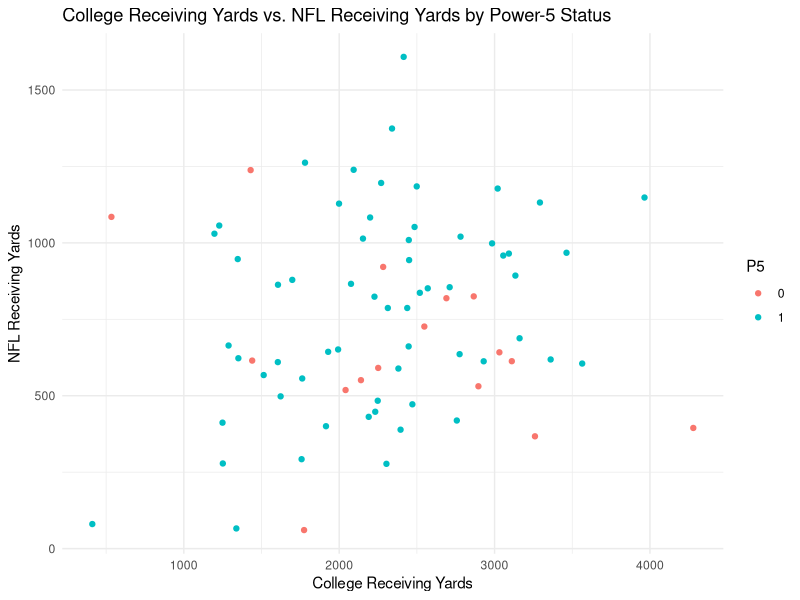
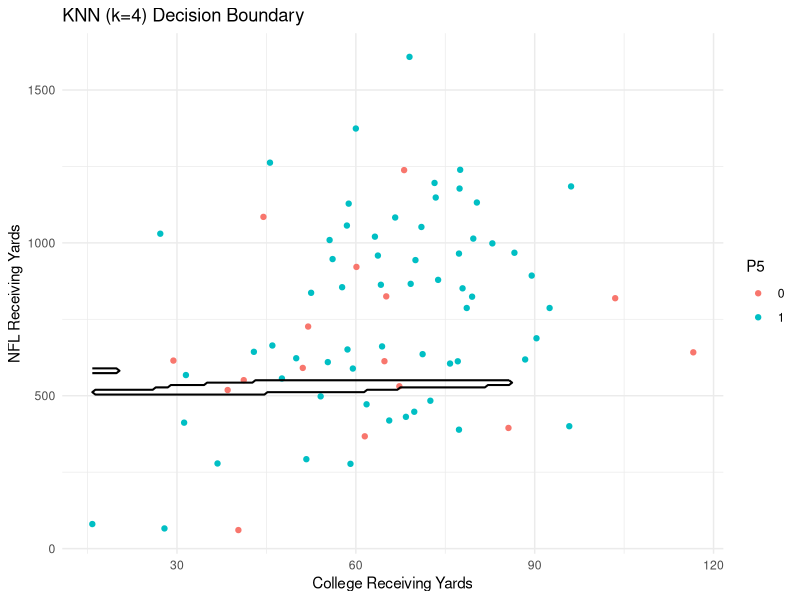
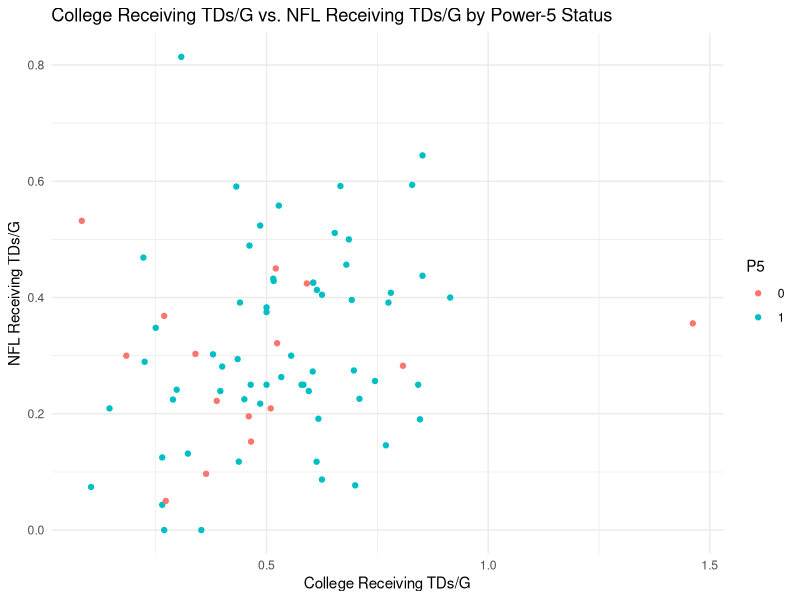
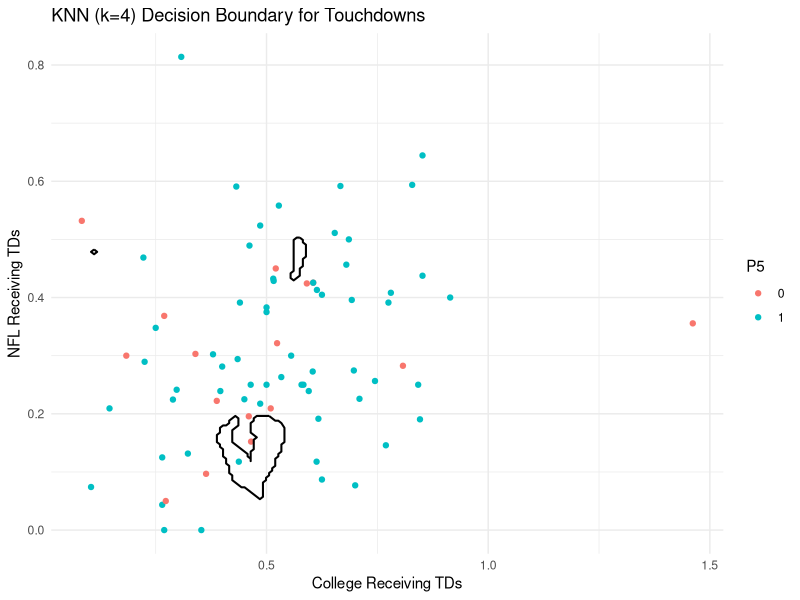
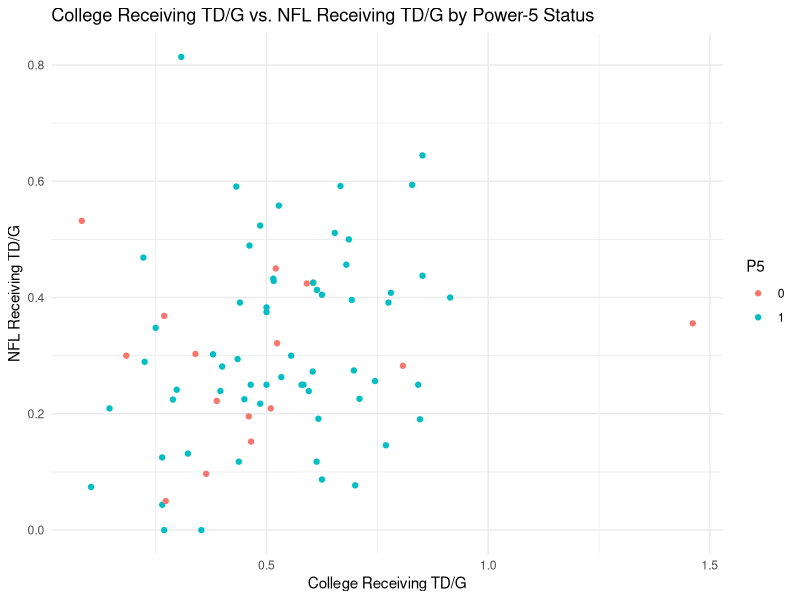
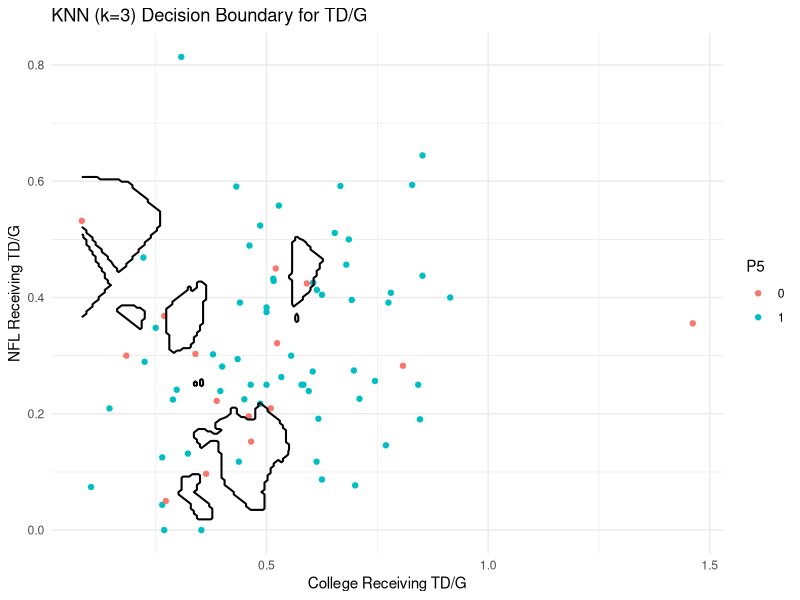
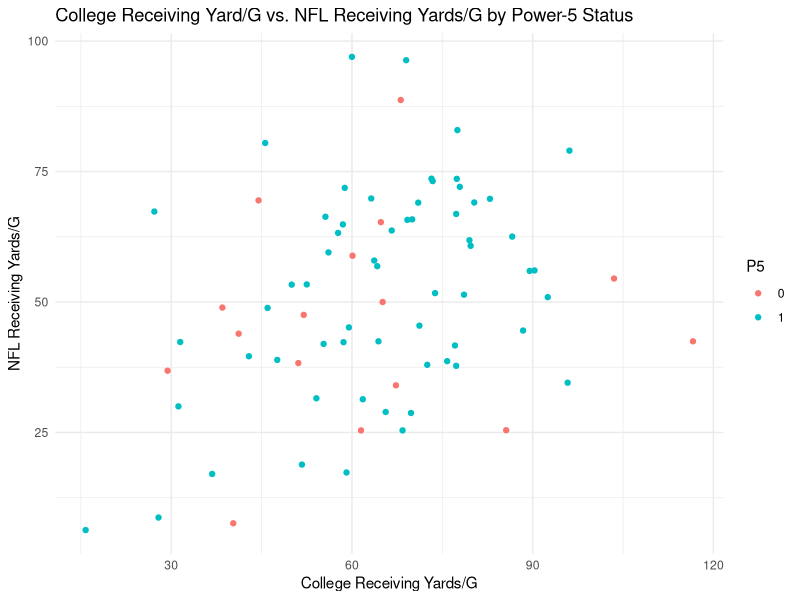
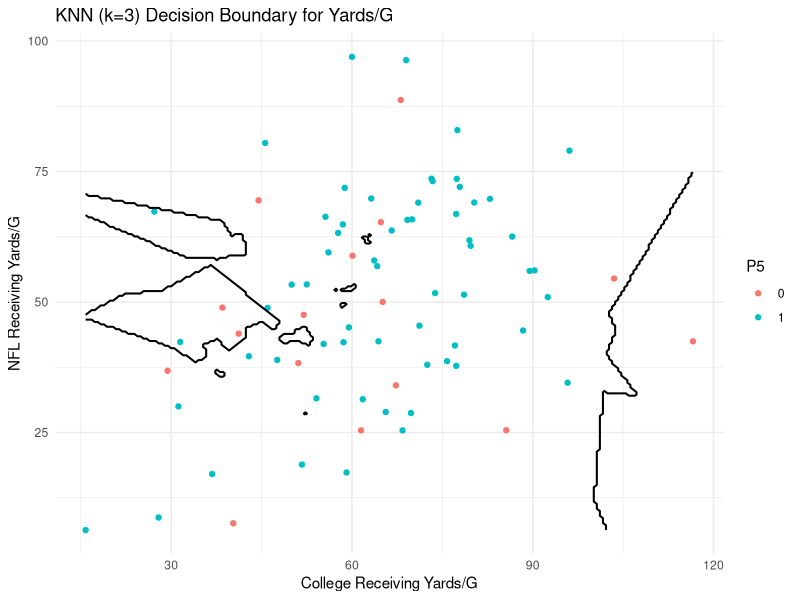

These figures' R source, in order:
## ---- chunk 1
library(tidyverse)
library(caret)
library(lmerTest)
library(readxl)
library(data.table)
library(class) 
college <- read_excel("College_WR_Data.xlsx", sheet = "Sheet1")
nfl= read_excel("NFL_WR_Data.xlsx", sheet = "NFL Data")
nfl_avg = read_excel("NFL_WR_Data.xlsx", sheet = "NFL Averages")

## ---- chunk 2
colnames(nfl) = c("Player", "Season", "Age", "Team", "Lg", "Pos", "G", "GS", "Tgt", "Rec", "Yds", "Y/R", "TD", "1D", "Succ%", "Lng", "R/G","Y/G", "Ctch%", "Y/Tgt", "Rushing Att", "Rushing Yds", "Rushing TD","Rushing 1D", "Rushing Succ%", "Rushing Lng", "Rushing Y/A", "Rushing Y/G", "Rushing A/G", "Touch", "Y/Tch", "YScm", "RRTD", "FMB", "AV",  "Awards" )

colnames(nfl_avg) = c("Player", "G", "GS", "Tgt", "Rec", "Yds", "Y/R", "TD", "1D", "Succ%", "Lng", "R/G","Y/G", "Ctch%", "Y/Tgt", "Rushing Att", "Rushing Yds", "Rushing TD","Rushing 1D", "Rushing Succ%", "Rushing Lng", "Rushing Y/A", "Rushing Y/G", "Rushing A/G", "Touch", "Y/Tch", "YScm", "RRTD", "FMB", "AV", "Awards" )

colnames(college) = c("Player", "Season", "Team", "Conf", "Class", "Pos", "G", "Rec", "Yds", "Y/R", "TD", "Y/G", "Rushing Att", "Rushing Yds", "Rushing Y/A", "Rushing TD", "Rushing Y/G", "Plays", "Scrimmage Yds", "Scrimmage Avg", "Scrimmage TD", "Awards", "P5")
## ---- chunk 3
nfl_avg[["Rec/G"]] <- nfl_avg[["Rec"]] / nfl_avg$G
nfl_avg[["TD/G"]] <- nfl_avg[["TD"]] / nfl_avg$G
nfl_avg[["YScm/G"]] <- nfl_avg[["YScm"]] / nfl_avg$G
## ---- chunk 4
college[["Rec/G"]] <- college[["Rec"]] / college$G
college[["TD/G"]] <- college[["TD"]] / college$G
college[["Scrimmage Yds/G"]] <- college[["Scrimmage Yds"]] / college$G
## ---- chunk 5
df <- data.frame(
  cYds     = as.numeric(college[["Yds"]]),
  nflYds = as.numeric(nfl_avg[["Yds"]]),
  P5          = as.factor(college[["P5"]])
)

ggplot(df, aes(x = cYds, 
               y = nflYds,
               color = P5)) +           # move color = P5 inside aes()
  geom_point() +
  labs(
    x     = "College Receiving Yards",
    y     = "NFL Receiving Yards",
    title = "College Receiving Yards vs. NFL Receiving Yards by Power-5 Status"
  ) +
  theme_minimal()
## ---- chunk 6
model1 <- lm(
  nfl_avg[["Yds"]] ~
    as.factor(college$P5) +
    college[["Y/G"]] +
    college[["Rec/G"]] +
    college[["TD/G"]] +
    college[["G"]]
)

summary(model1)
## ---- chunk 7
model1_v2 <- lm(
  nfl_avg[["Yds"]] ~
    college[["Y/G"]] +
    college[["Rec/G"]] +
    college[["TD/G"]] +
    college[["G"]]
)

summary(model1_v2)
## ---- chunk 8
anova(model1, model1_v2, test = "Chisq")
## ---- chunk 9

df <- data.frame(
  cYds     = as.numeric(college[["Y/G"]]),
  nflYds = as.numeric(nfl_avg[["Yds"]]),
  P5          = as.factor(college[["P5"]])
)

trainX <- df[, c("cYds", "nflYds")]
trainY <- df$P5
k      <- 4

# 2) Create a fine 2D grid
x_seq <- seq(min(df$cYds, na.rm = TRUE), max(df$cYds, na.rm = TRUE), length = 200)
y_seq <- seq(min(df$nflYds, na.rm = TRUE), max(df$nflYds, na.rm = TRUE), length = 200)

grid_df <- expand.grid(
  cYds   = x_seq,
  nflYds = y_seq
)

# 3) Run KNN with prob=TRUE on the grid
knn_pred <- knn(
  train = trainX,
  test  = grid_df,
  cl    = trainY,
  k     = k,
  prob  = TRUE
)

# 4) Extract probabilities for the 2nd level of factor (usually P5 == 1)
grid_df$prob <- ifelse(
  knn_pred == levels(trainY)[2],
  attr(knn_pred, "prob"),
  1 - attr(knn_pred, "prob")
)

# 5) Plot points and decision boundary
ggplot(df, aes(x = cYds, y = nflYds, color = P5)) +
  geom_point() +
  geom_contour(
    data = grid_df,
    aes(x = cYds, y = nflYds, z = prob),
    breaks = 0.5,
    color = "black",
    linewidth = 0.7
  ) +
  labs(
    x = "College Receiving Yards",
    y = "NFL Receiving Yards",
    title = paste0("KNN (k=", k, ") Decision Boundary")
  ) +
  theme_minimal()
## ---- chunk 10
df <- data.frame(
  cTD_per_game     = as.numeric(college[["TD/G"]]),
  nflTD_per_game = as.numeric(nfl_avg[["TD/G"]]),
  P5          = as.factor(college[["P5"]])
)

ggplot(df, aes(x = cTD_per_game, 
               y = nflTD_per_game,
               color = P5)) +           # move color = P5 inside aes()
  geom_point() +
  labs(
    x     = "College Receiving TDs/G",
    y     = "NFL Receiving TDs/G",
    title = "College Receiving TDs/G vs. NFL Receiving TDs/G by Power-5 Status"
  ) +
  theme_minimal()
## ---- chunk 11
model2 <- lm(
  nfl_avg[["TD/G"]] ~
    as.factor(college$P5) +
    college[["Y/G"]] +
    college[["Rec/G"]] +
    college[["TD/G"]] +
    college[["G"]]
)

summary(model2)
## ---- chunk 12
model2_v2 <- lm(
  nfl_avg[["TD/G"]] ~
    college[["Y/G"]] +
    college[["Rec/G"]] +
    college[["TD/G"]] +
    college[["G"]]
)

summary(model2_v2)
## ---- chunk 13
anova(model2, model2_v2, test = "Chisq")
## ---- chunk 14
df <- data.frame(
  cTD    = as.numeric(college[["TD/G"]]),
  nflTD  = as.numeric(nfl_avg[["TD/G"]]),
  P5     = as.factor(college[["P5"]])
)

# 2) Clean training data
trainX <- df[, c("cTD", "nflTD")]
trainY <- df$P5
k      <- 4

# 3) Create a fine 2D grid
x_seq <- seq(min(df$cTD, na.rm = TRUE), max(df$cTD, na.rm = TRUE), length = 200)
y_seq <- seq(min(df$nflTD, na.rm = TRUE), max(df$nflTD, na.rm = TRUE), length = 200)

grid_df <- expand.grid(
  cTD   = x_seq,
  nflTD = y_seq
)

# 4) Run KNN on the grid
knn_pred <- knn(
  train = trainX,
  test  = grid_df,
  cl    = trainY,
  k     = k,
  prob  = TRUE
)

# 5) Extract class probabilities for P5 == 1 (or second level of the factor)
grid_df$prob <- ifelse(
  knn_pred == levels(trainY)[2],
  attr(knn_pred, "prob"),
  1 - attr(knn_pred, "prob")
)

# 6) Plot the data with the decision boundary
ggplot(df, aes(x = cTD, y = nflTD, color = P5)) +
  geom_point() +
  geom_contour(
    data = grid_df,
    aes(x = cTD, y = nflTD, z = prob),
    breaks = 0.5,
    color = "black",
    linewidth = 0.7
  ) +
  labs(
    x = "College Receiving TDs",
    y = "NFL Receiving TDs",
    title = paste0("KNN (k=", k, ") Decision Boundary for Touchdowns")
  ) +
  theme_minimal()
## ---- chunk 15
df <- data.frame(
  cTD_G     = as.numeric(college[["TD/G"]]),
  nflTD_G = as.numeric(nfl_avg[["TD/G"]]),
  P5          = as.factor(college[["P5"]])
)

ggplot(df, aes(x = cTD_G, 
               y = nflTD_G,
               color = P5)) +           # move color = P5 inside aes()
  geom_point() +
  labs(
    x     = "College Receiving TD/G",
    y     = "NFL Receiving TD/G",
    title = "College Receiving TD/G vs. NFL Receiving TD/G by Power-5 Status"
  ) +
  theme_minimal()
## ---- chunk 16
model3 <- glm(
  (nfl_avg[["TD/G"]]) ~
     as.factor(college$P5) +
    college[["Y/G"]] +
    college[["Rec/G"]] +
    college[["TD/G"]] +
    college[["G"]]
)

summary(model3)
## ---- chunk 17
model3_v2 <- glm(
  (nfl_avg[["TD/G"]]) ~
    college[["Y/G"]] +
    college[["Rec/G"]] +
    college[["TD/G"]] +
    college[["G"]]
)

summary(model3_v2)
## ---- chunk 18
anova(model3, model3_v2, test = "Chisq")
## ---- chunk 19
df <- data.frame(
  cTD_G   = with(college, ifelse(G > 0, TD / G, NA)),
  nflTD_G = with(nfl_avg, ifelse(G > 0, TD / G, NA)),
  P5      = as.factor(college[["P5"]])
)

# Remove rows with missing values
df <- na.omit(df)

# 2) Training data
trainX <- df[, c("cTD_G", "nflTD_G")]
trainY <- df$P5
k      <- 3

# 3) Create grid
x_seq <- seq(min(df$cTD_G), max(df$cTD_G), length.out = 200)
y_seq <- seq(min(df$nflTD_G), max(df$nflTD_G), length.out = 200)

grid_df <- expand.grid(
  cTD_G   = x_seq,
  nflTD_G = y_seq
)

# 4) Run KNN
knn_pred <- knn(
  train = trainX,
  test  = grid_df,
  cl    = trainY,
  k     = k,
  prob  = TRUE
)

# 5) Extract probability of being P5 == levels(trainY)[2]
grid_df$prob <- ifelse(
  knn_pred == levels(trainY)[2],
  attr(knn_pred, "prob"),
  1 - attr(knn_pred, "prob")
)

# 6) Plot with decision boundary
ggplot(df, aes(x = cTD_G, y = nflTD_G, color = P5)) +
  geom_point() +
  geom_contour(
    data = grid_df,
    aes(x = cTD_G, y = nflTD_G, z = prob),
    breaks = 0.5,
    color = "black",
    linewidth = 0.7
  ) +
  labs(
    x = "College Receiving TD/G",
    y = "NFL Receiving TD/G",
    title = paste0("KNN (k=", k, ") Decision Boundary for TD/G")
  ) +
  theme_minimal()
## ---- chunk 20
df <- data.frame(
  cRec     = as.numeric(college[["Y/G"]]),
  nflRec = as.numeric(nfl_avg[["Y/G"]]),
  P5          = as.factor(college[["P5"]])
)

ggplot(df, aes(x = cRec, 
               y = nflRec,
               color = P5)) +           # move color = P5 inside aes()
  geom_point() +
  labs(
    x     = "College Receiving Yards/G",
    y     = "NFL Receiving Yards/G",
    title = "College Receiving Yard/G vs. NFL Receiving Yards/G by Power-5 Status"
  ) +
  theme_minimal()
## ---- chunk 21
model4 <- glm(
  nfl_avg[["Y/G"]] ~
    as.factor(college$P5) +
    college[["Y/G"]] +
    college[["Rec/G"]] +
    college[["TD/G"]] +
    college[["G"]]
)

summary(model4)
## ---- chunk 22
model4_v2 <- glm(
  nfl_avg[["Y/G"]] ~
    college[["Y/G"]] +
    college[["Rec/G"]] +
    college[["TD/G"]] +
    college[["G"]]
)

summary(model4_v2)
## ---- chunk 23
anova(model4, model4_v2, test = "Chisq")
## ---- chunk 24
df <- data.frame(
  cRec   = as.numeric(college[["Y/G"]]),
  nflRec = as.numeric(nfl_avg[["Y/G"]]),
  P5     = as.factor(college[["P5"]])
)

# 2) Remove rows with NA values (important for KNN)
df <- na.omit(df)

# 3) Prepare training data
trainX <- df[, c("cRec", "nflRec")]
trainY <- df$P5
k <- 3  # You can adjust this to test different neighborhood sizes

# 4) Create a grid over the predictor space
x_seq <- seq(min(df$cRec), max(df$cRec), length.out = 200)
y_seq <- seq(min(df$nflRec), max(df$nflRec), length.out = 200)

grid_df <- expand.grid(
  cRec   = x_seq,
  nflRec = y_seq
)

# 5) Run KNN
knn_pred <- knn(
  train = trainX,
  test  = grid_df,
  cl    = trainY,
  k     = k,
  prob  = TRUE
)

# 6) Extract probability of being P5 == levels(trainY)[2]
grid_df$prob <- ifelse(
  knn_pred == levels(trainY)[2],
  attr(knn_pred, "prob"),
  1 - attr(knn_pred, "prob")
)

# 7) Plot the original data + KNN decision boundary
ggplot(df, aes(x = cRec, y = nflRec, color = P5)) +
  geom_point() +
  geom_contour(
    data = grid_df,
    aes(x = cRec, y = nflRec, z = prob),
    breaks = 0.5,
    color = "black",
    linewidth = 0.7
  ) +
  labs(
    x = "College Receiving Yards/G",
    y = "NFL Receiving Yards/G",
    title = paste0("KNN (k=", k, ") Decision Boundary for Yards/G")
  ) +
  theme_minimal()
## ---- chunk 25
df <- data.frame(
  cRec     = as.numeric(college[["Rec/G"]]),
  nflRec = as.numeric(nfl_avg[["Rec/G"]]),
  P5          = as.factor(college[["P5"]])
)

ggplot(df, aes(x = cRec, 
               y = nflRec,
               color = P5)) +           # move color = P5 inside aes()
  geom_point() +
  labs(
    x     = "College Receiving Receptions",
    y     = "NFL Receiving Receptions",
    title = "College Receiving Receptions vs. NFL Receiving Receptions by Power-5 Status"
  ) +
  theme_minimal()
## ---- chunk 26
model5 <- lm(
  nfl_avg[["Rec/G"]] ~
    as.factor(college$P5) +
    college[["Y/G"]] +
    college[["Rec/G"]] +
    college[["TD/G"]] +
    college[["G"]]
)

summary(model5)
## ---- chunk 27
model5_v2 <- lm(
  nfl_avg[["Rec/G"]] ~
    college[["Y/G"]] +
    college[["Rec/G"]] +
    college[["TD/G"]] +
    college[["G"]]
)

summary(model5_v2)
## ---- chunk 28
anova(model5, model5_v2, test = "Chisq")
## ---- chunk 29
df <- data.frame(
  cRec   = as.numeric(college[["Rec"]]),
  nflRec = as.numeric(nfl_avg[["Rec"]]),
  P5     = as.factor(college[["P5"]])
)

# 2) Remove missing data
df <- na.omit(df)

# 3) Set up training data
trainX <- df[, c("cRec", "nflRec")]
trainY <- df$P5
k <- 3  # You can experiment with other values

# 4) Create a fine grid for the predictor space
x_seq <- seq(min(df$cRec), max(df$cRec), length.out = 200)
y_seq <- seq(min(df$nflRec), max(df$nflRec), length.out = 200)

grid_df <- expand.grid(
  cRec   = x_seq,
  nflRec = y_seq
)

# 5) Run KNN
knn_pred <- knn(
  train = trainX,
  test  = grid_df,
  cl    = trainY,
  k     = k,
  prob  = TRUE
)

# 6) Extract probability for class P5 == levels(trainY)[2]
grid_df$prob <- ifelse(
  knn_pred == levels(trainY)[2],
  attr(knn_pred, "prob"),
  1 - attr(knn_pred, "prob")
)

# 7) Plot with KNN decision boundary
ggplot(df, aes(x = cRec, y = nflRec, color = P5)) +
  geom_point() +
  geom_contour(
    data = grid_df,
    aes(x = cRec, y = nflRec, z = prob),
    breaks = 0.5,
    color = "black",
    linewidth = 0.7
  ) +
  labs(
    x = "College Receiving Receptions",
    y = "NFL Receiving Receptions",
    title = paste0("KNN (k=", k, ") Decision Boundary for Receptions")
  ) +
  theme_minimal()
## ---- chunk 30
df <- data.frame(
  cRec_G     = as.numeric(college[["Rec"]]/college[["G"]]),
  nflRec_G = as.numeric(nfl_avg[["Rec"]]/nfl_avg[["GS"]]),
  P5          = as.factor(college[["P5"]])
)

ggplot(df, aes(x = cRec_G, 
               y = nflRec_G,
               color = P5)) +           # move color = P5 inside aes()
  geom_point() +
  labs(
    x     = "College Receiving Receptions",
    y     = "NFL Receiving Receptions",
    title = "College Receiving Receptions/G vs. NFL Receiving Receptions/G by Power-5 Status"
  ) +
  theme_minimal()
## ---- chunk 31
model6 <- lm(
  (nfl_avg[["Rec"]]/nfl_avg[["GS"]]) ~
    as.factor(college$P5) +
    college[["Yds"]] +
    college[["Rec"]] +
    college[["TD"]] +
    college[["G"]]
)

summary(model6)
## ---- chunk 32
model6_v2 <- lm(
  (nfl_avg[["Rec"]]/nfl_avg[["GS"]]) ~
    college[["Yds"]] +
    college[["Rec"]] +
    college[["TD"]] +
    college[["G"]]
)

summary(model6_v2)
## ---- chunk 33
anova(model6, model6_v2, test = "Chisq")
## ---- chunk 34
df <- data.frame(
  cRec_G   = with(college, ifelse(G > 0, Rec / G, NA)),
  nflRec_G = with(nfl_avg, ifelse(GS > 0, Rec / GS, NA)),
  P5       = as.factor(college[["P5"]])
)

# 2) Remove rows with NA (due to 0 games or missing data)
df <- na.omit(df)

# 3) Set up training data
trainX <- df[, c("cRec_G", "nflRec_G")]
trainY <- df$P5
k <- 3  # try 1–5 depending on dataset

# 4) Create fine grid
x_seq <- seq(min(df$cRec_G), max(df$cRec_G), length.out = 200)
y_seq <- seq(min(df$nflRec_G), max(df$nflRec_G), length.out = 200)

grid_df <- expand.grid(
  cRec_G   = x_seq,
  nflRec_G = y_seq
)

# 5) Run KNN on grid
knn_pred <- knn(
  train = trainX,
  test  = grid_df,
  cl    = trainY,
  k     = k,
  prob  = TRUE
)

# 6) Add predicted probabilities
grid_df$prob <- ifelse(
  knn_pred == levels(trainY)[2],
  attr(knn_pred, "prob"),
  1 - attr(knn_pred, "prob")
)

# 7) Plot data + decision boundary
ggplot(df, aes(x = cRec_G, y = nflRec_G, color = P5)) +
  geom_point() +
  geom_contour(
    data = grid_df,
    aes(x = cRec_G, y = nflRec_G, z = prob),
    breaks = 0.5,
    color = "black",
    linewidth = 0.7
  ) +
  labs(
    x = "College Receiving Receptions/Game",
    y = "NFL Receiving Receptions/Game",
    title = paste0("KNN (k=", k, ") Decision Boundary for Receptions/Game")
  ) +
  theme_minimal()
## ---- chunk 35
model7 = glm(as.factor(nfl_avg[["Awards"]])~
    as.factor(college$P5) +
    college[["Yds"]] +
    college[["Rec"]] +
    college[["TD"]] +
    college[["G"]], family = binomial
)

summary(model7)
## ---- chunk 36
model7_v2 <- lm(
  (nfl_avg[["Awards"]]) ~
    college[["Yds"]] +
    college[["Rec"]] +
    college[["TD"]] +
    college[["G"]]
)

summary(model7_v2)
## ---- chunk 37
anova(model7, model7_v2, test = "Chisq")
## ---- chunk 38
df <- data.frame(
  cSyds     = as.numeric(college[["Scrimmage Yds/G"]]),
  nflSyds = as.numeric(nfl_avg[["YScm/G"]]),
  P5          = as.factor(college[["P5"]])
)

ggplot(df, aes(x = cSyds, 
               y = nflSyds,
               color = P5)) +           # move color = P5 inside aes()
  geom_point() +
  labs(
    x     = "College Scrimmage Yards",
    y     = "NFL Scrimmage Yards",
    title = "College Scrimmage Yards vs. NFL Scrimmage Yards by Power-5 Status"
  ) +
  theme_minimal()
## ---- chunk 39
model8 <- lm(
  (nfl_avg[["YScm/G"]]) ~
     as.factor(college$P5) +
    college[["Y/G"]] +
    college[["Rec/G"]] +
    college[["TD/G"]] +
    college[["G"]]
)

summary(model8)
## ---- chunk 40
model8_v2 <- lm(
  (nfl_avg[["YScm"]]) ~
    college[["Y/G"]] +
    college[["Rec/G"]] +
    college[["TD/G"]] +
    college[["G"]]
)

summary(model8_v2)
## ---- chunk 41
anova(model8, model8_v2, test = "Chisq")
## ---- chunk 42
df <- data.frame(
  cSyds   = as.numeric(college[["Scrimmage Yds"]]),
  nflSyds = as.numeric(nfl_avg[["YScm"]]),
  P5      = as.factor(college[["P5"]])
)

# 2) Clean data
df <- na.omit(df)

# 3) Set training data
trainX <- df[, c("cSyds", "nflSyds")]
trainY <- df$P5
k <- 5  # Adjust as needed

# 4) Create grid for prediction
x_seq <- seq(min(df$cSyds), max(df$cSyds), length.out = 200)
y_seq <- seq(min(df$nflSyds), max(df$nflSyds), length.out = 200)

grid_df <- expand.grid(
  cSyds   = x_seq,
  nflSyds = y_seq
)

# 5) Run KNN
knn_pred <- knn(
  train = trainX,
  test  = grid_df,
  cl    = trainY,
  k     = k,
  prob  = TRUE
)

# 6) Get probability for P5 == levels(trainY)[2]
grid_df$prob <- ifelse(
  knn_pred == levels(trainY)[2],
  attr(knn_pred, "prob"),
  1 - attr(knn_pred, "prob")
)

# 7) Plot with decision boundary
ggplot(df, aes(x = cSyds, y = nflSyds, color = P5)) +
  geom_point() +
  geom_contour(
    data = grid_df,
    aes(x = cSyds, y = nflSyds, z = prob),
    breaks = 0.5,
    color = "black",
    linewidth = 0.7
  ) +
  labs(
    x = "College Scrimmage Yards",
    y = "NFL Scrimmage Yards",
    title = paste0("KNN (k=", k, ") Decision Boundary for Scrimmage Yards")
  ) +
  theme_minimal()
